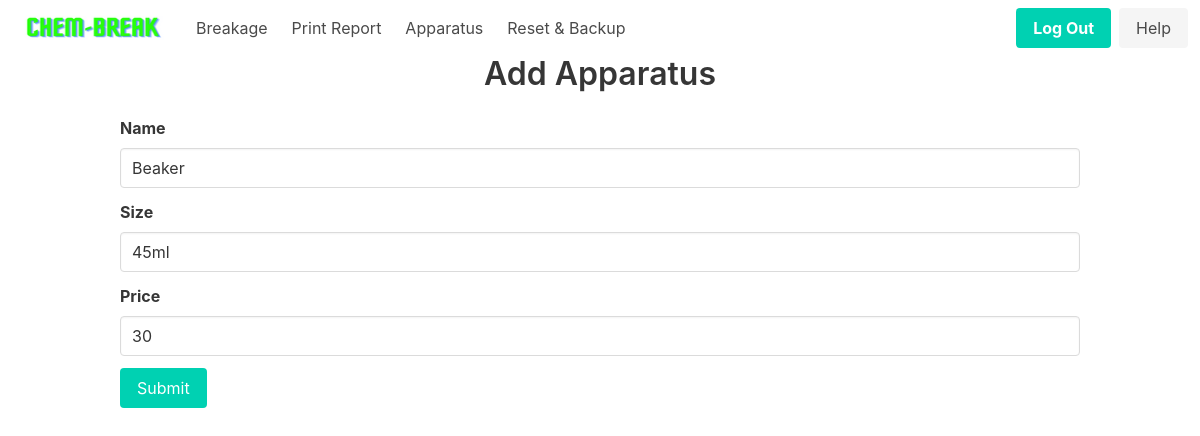
Page /home/apparatus/1 (signed in) on the earlier database version.
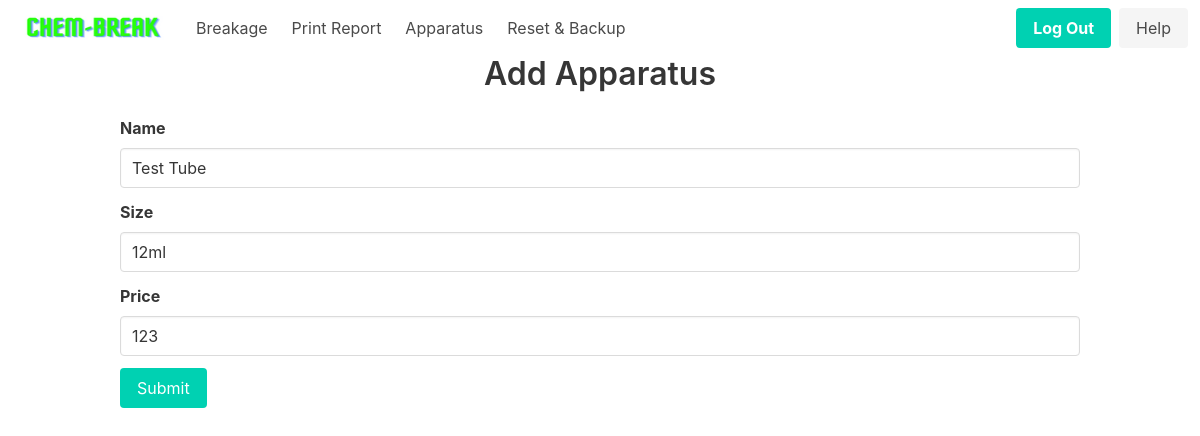
Same page on the later database version.
### app/models.py (models this page shows, shortened)
class Apparatus(db.Model):
    __tablename__ = "apparatus"
    id = db.Column(db.Integer, primary_key=True)
    name = db.Column(db.String(100), nullable=False)
    size = db.Column(db.String(100), nullable=False)
    price = db.Column(db.Integer, nullable=False)
    apparatus = db.relationship(
        'Breakage', backref='breakage', lazy=True, cascade='all, delete-orphan')

### app/routes.py (the view, shortened to what this page needs)
@main.route("/home/apparatus/<int:id>", methods=['GET', 'POST'])
@login_required
def update_apparatus(id):
    if request.method == 'GET':
        return render_template('update_apparatus.html', apparatus=Apparatus.query.get(id))

### app/__init__.py (called while the page is built)
def create_app(config=None):
    app = Flask(__name__)
    if config:
        app.config.from_object(config)
    db.init_app(app)
    login_manager = LoginManager()
    login_manager.login_view = 'auth.login'
    login_manager.init_app(app)
    with app.app_context():
        from app.models import User, Breakage, Student, Apparatus, Record, Bank
        db.create_all()
    migrate.init_app(app, db)
    from app.models import User
    @login_manager.user_loader
    def load_user(user_id):
        return User.query.get(int(user_id))
    from .auth import auth as auth_blueprint
    app.register_blueprint(auth_blueprint)
    from .routes import main as main_blueprint
    app.register_blueprint(main_blueprint)
    return app

### app/templates/update_apparatus.html (shortened to what this page needs)
{% extends 'nav_base.html' %}
{% block content %}
<div class="container is-max-desktop">
    <h1 class="title has-text-centered">Add Apparatus</h1>
    <form method="post">
        <div class="field">
            <label class="label">Name</label>
            <div class="control">
                <input class="input" type="text" placeholder="Enter apparatus name" name="name" value="{{ apparatus.name }}" required>
            </div>
        </div>
        <div class="field">
            <label class="label">Size</label>
            <div class="control">
                <input class="input" type="text" placeholder="Enter apparatus size" name="size" value="{{ apparatus.size }}">
            </div>
        </div>
        <div class="field">
            <label class="label">Price</label>
            <div class="control">
                <input class="input" type="number" placeholder="Enter apparatus price" name="price" min="0" value="{{ apparatus.price }}" required>
            </div>
        </div>
        <div class="field">
            <div class="control">
                <button class="button is-primary" type="submit">Submit</button>
            </div>
        </div>
    </form>
</div>
{% endblock %}

Differences in the rows shown:
changed Apparatus: name "Beaker" → "Test Tube"; size "45ml" → "12ml"; price "30" → "123"
